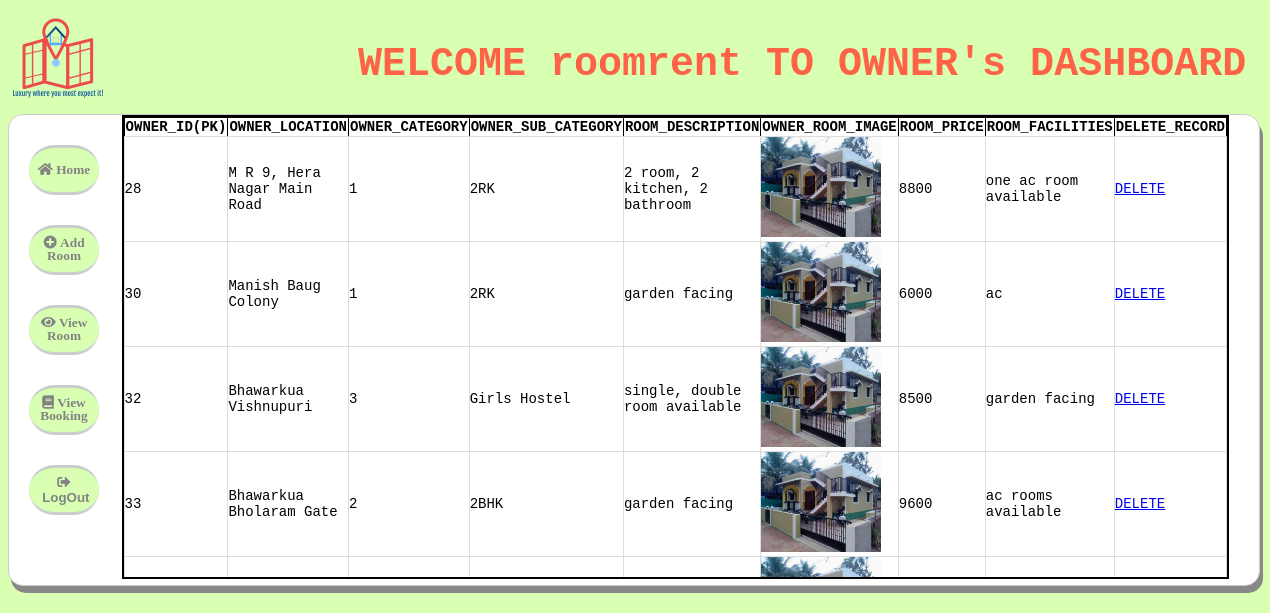
The page /myapp/owner_view_room (signed in) on the database its author committed.
### myapp/models.py (models this page shows)
class view_room_db(models.Model):
    location = models.CharField(max_length=50)
    category = models.CharField(max_length=100)
    sub_category = models.CharField(max_length=50)
    description = models.CharField(max_length=500)
    file_upload = models.CharField(max_length=100, default='')
    room_price = models.IntegerField()
    room_facility = models.CharField(max_length=50)

### myapp/views.py (the view)
# urls.py: path('owner_view_room',views.owner_view_room,name='owner_view_room'),
def owner_view_room(request):
    if request.session.has_key("ownerD_key"):
        if owner_login(request):
            view = view_room_db.objects.all()
            return render(request, "myapp/view_room_owner.html",
                          {'sesskey': request.session["ownerD_key"], 'view_room_res': view})
    return render(request, "myapp/view_room_owner.html")

### myapp/views.py (called while the page is built, shortened)
def owner_login(request):
    return render(request, "myapp/signup&login.html")

### myapp/Templates/myapp/view_room_owner.html (shortened to what this page needs)
<!DOCTYPE html>
<html>
<head>
	<link rel="stylesheet" type="text/css" href="/static/css/view_room_owner_css.css">
	<link rel="stylesheet" type="text/css" href="/static/animate.css">
	<link rel="stylesheet" type="text/css" href="https://cdnjs.cloudflare.com/ajax/libs/font-awesome/5.12.1/css/all.min.css">
	<link rel="stylesheet" type="text/css" href="https://cdnjs.cloudflare.com/ajax/libs/font-awesome/5.12.1/css/all.min.css">
</head>
<body>
	<div class="animated " id="ani">
	<div class="owner_main">
		<a href="home"><img src="/static/image/logo7.png" width="100px;"></a><h1>WELCOME {{sesskey}} TO OWNER's DASHBOARD</h1>
	</div>
	<div class="container">
		<a href="ownerD"><button class="btn"><i class="fas fa-home" aria-hidden="true">&nbsp;Home</i></button></a><br>
		<a href="owner_add_room"><button class="btn" ><i class="fa fa-plus-circle" aria-hidden="true">&nbsp;Add Room</i></button></a><br>
			<a href="owner_view_room"><button class="btn"><i class="fa fa-eye" aria-hidden="true">&nbsp;View Room</i></button></a><br>
		<div class="add_content" >
			<table border="1" id="data" class="scrolldown">
				<tbody>
				<tr><th>OWNER_ID(PK)</th><th>OWNER_LOCATION</th><th>OWNER_CATEGORY</th><th>OWNER_SUB_CATEGORY</th><th>ROOM_DESCRIPTION</th><th width="70">OWNER_ROOM_IMAGE</th><th>ROOM_PRICE</th><th>ROOM_FACILITIES</th><th>DELETE_RECORD</th></tr>
				{% for items in view_room_res %}
        			<tr><td width="10">{{items.id}}</td><td>{{items.location}}</td><td>{{items.category}}</td><td>{{items.sub_category}}</td><td width="70">{{items.description}}</td><td><img src="{{items.file_upload}}" width="120"height="100"></td><td>{{items.room_price}}</td><td>{{items.room_facility}}</td><td><a href="delete_owner_add_room?q={{items.id}}">DELETE</a></td></tr>
        		{% endfor %}
				</tbody>
			</table>
		</div>
		<a href="view_booking_owner"><button class="btn"><i class="fa fa-book" aria-hidden="true">&nbsp;View Booking</i></button></a><br>
		<a href="owner_logout"><button class="btn"><i class="fas fa-sign-out-alt"></i>&nbsp;LogOut</button></a>
</div>
</div>
</body>
</html>

### myapp/static/css/view_room_owner_css.css (style rules this page uses)
body { background: #d9ffb3; font-family: monospace; color: #cccccc; }
.owner_main h1 { font-size: 40px; color: tomato; margin-left: 350px; margin-top: -70px; }
button { border-radius: 100px; width: 70px; border-left: 0; border-top: 3px solid #cccccc; border-right: 0; border-bottom: 3px solid #cccccc; height: 50px; color: #838383; font-weight: bold; background: #d9ffb3; margin-top: 30px; margin-left: 20px; }
#ani { animation-delay: 0.5s; }
.container { margin-left: 0px; width: 1250px; height: 470px; background: #fff; border-radius: 15px; border: 1px solid; box-shadow: 3px 7px #888888; }
.btn { top: -115px; }
.add_content { color: #000; float: right; margin-right: 30px; margin-top: -240px; font-size: 14px; }
#data { width:50%; border-collapse: collapse; overflow-y:scroll; }
table.scrolldown { width: 100%; height:460px; border-spacing: 0; border: 2px solid black; }
table.scrolldown tbody, table.scrolldown thead { display: block; }
table.scrolldown tbody { height: 460px; overflow-y: auto; overflow-x: hidden; }
#data td { border: 1px solid #ddd; width:10px; margin:0 0 -15px 0; padding:0; }

### rows shown on the page
view_room_db: id "28", location "M R 9, Hera Nagar Main Road", category "1", sub_category "2RK", description "2 room, 2 kitchen, 2 bathroom", file_upload (picture), room_price "8800", room_facility "one ac room available"
view_room_db: id "30", location "Manish Baug Colony", category "1", sub_category "2RK", description "garden facing", file_upload (picture), room_price "6000", room_facility "ac"
view_room_db: id "32", location "Bhawarkua Vishnupuri", category "3", sub_category "Girls Hostel", description "single, double room available", file_upload (picture), room_price "8500", room_facility "garden facing"
view_room_db: id "33", location "Bhawarkua Bholaram Gate", category "2", sub_category "2BHK", description "garden facing", file_upload (picture), room_price "9600", room_facility "ac rooms available"
view_room_db: file_upload (picture)

### other values the page prints
{{ sesskey }} "roomrent"
